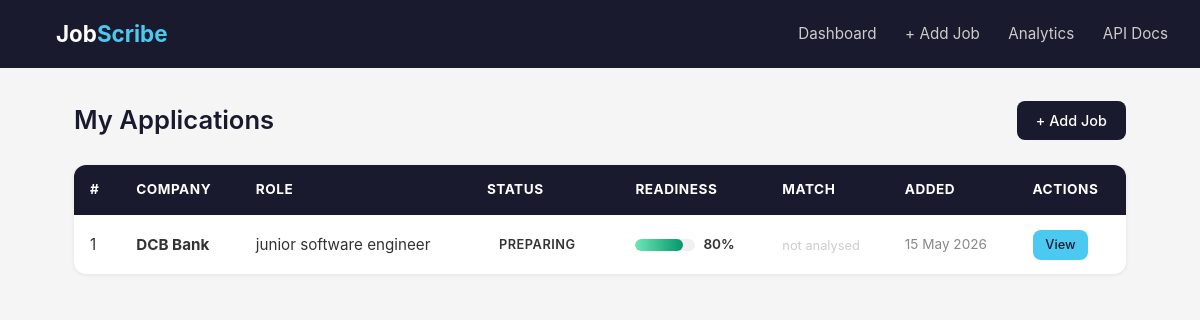
Before: / with the older database file.
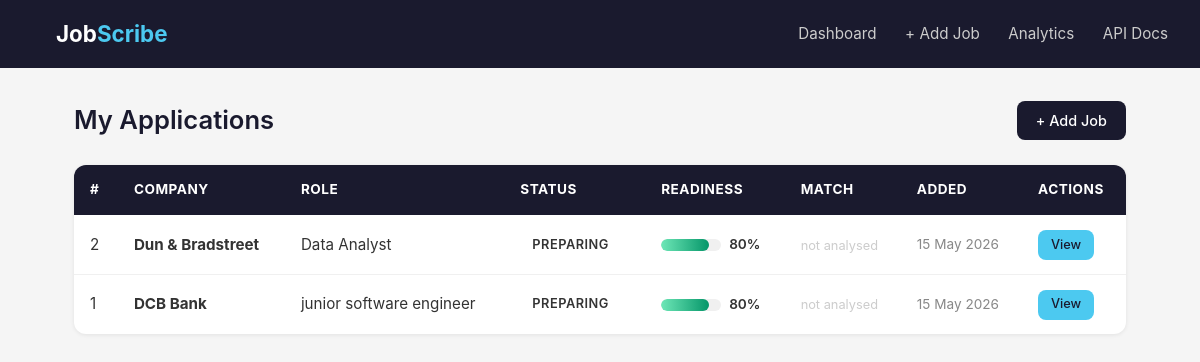
After: the same page with the newer database file.
### app/models.py (models this page shows)
class Job(Base):
    __tablename__ = "jobs"
    id              = Column(Integer, primary_key=True, index=True)
    company         = Column(String(100), nullable=False)
    role            = Column(String(100), nullable=False)
    status          = Column(String(20), default="interested")  # V2: starts as interested
    job_url         = Column(String(500), nullable=True)
    jd_text         = Column(Text, nullable=True)
    resume_path     = Column(String(500), nullable=True)
    analysis        = Column(Text, nullable=True)               # V1 skill gap analysis
    notes           = Column(String(500), nullable=True)
    readiness_score = Column(Integer, nullable=True)            # V2: latest readiness %
    applied_at      = Column(DateTime, default=datetime.utcnow)
    assessments      = relationship("ReadinessAssessment", back_populates="job",
                                    cascade="all, delete-orphan")
    roadmap          = relationship("PrepRoadmap", back_populates="job",
                                    uselist=False, cascade="all, delete-orphan")
    questions        = relationship("InterviewQuestion", back_populates="job",
                                    cascade="all, delete-orphan")

### app/main.py (the view)
@app.get("/", response_class=HTMLResponse)
def dashboard(request: Request):
    db = SessionLocal()
    try:
        all_jobs = db.query(Job).order_by(Job.applied_at.desc()).all()
    finally:
        db.close()
    return templates.TemplateResponse(
        request=request,
        name="dashboard.html",
        context={"jobs": all_jobs}
    )

### templates/dashboard.html (shortened to what this page needs)
{% extends "base.html" %}
{% block content %}
<div style="display:flex; justify-content:space-between;
            align-items:center; margin-bottom:1.5rem;">
    <h1 class="page-title" style="margin-bottom:0;">My Applications</h1>
    <a href="/add-job" class="btn btn-primary">+ Add Job</a>
</div>
{% if jobs %}
<table>
    <thead>
        <tr>
            <th>#</th>
            <th>Company</th>
            <th>Role</th>
            <th>Status</th>
            <th>Readiness</th>
            <th>Match</th>
            <th>Added</th>
            <th>Actions</th>
        </tr>
    </thead>
    <tbody>
        {% for job in jobs %}
        <tr>
            <td>{{ job.id }}</td>
            <td><strong>{{ job.company }}</strong></td>
            <td>{{ job.role }}</td>
            <td>
                <span class="badge badge-{{ job.status }}">
                    {{ job.status }}
                </span>
            </td>
            <td>
                {% if job.readiness_score %}
                    <div style="display:flex; align-items:center; gap:0.5rem;">
                        <div class="score-bar-track" style="width:60px;">
                            <div class="score-bar-fill"
                                 style="width:{{ job.readiness_score }}%;
                                 background:
                                 {% if job.readiness_score >= 70 %}
                                     linear-gradient(90deg,#6ee7b7,#059669)
                                 {% elif job.readiness_score >= 50 %}
                                     linear-gradient(90deg,#fcd34d,#d97706)
                                 {% else %}
                                     linear-gradient(90deg,#fca5a5,#dc2626)
                                 {% endif %}">
                            </div>
                        </div>
                        <span style="font-size:0.85rem; font-weight:600;">
                            {{ job.readiness_score }}%
                        </span>
                    </div>
                {% else %}
                    <span style="color:#ccc; font-size:0.8rem;">not assessed</span>
                {% endif %}
            </td>
            <td>
                {% if job.analysis %}
                    {% set analysis = job.analysis | fromjson %}
                    <div style="display:flex; align-items:center; gap:0.5rem;">
                        <div class="score-bar-track" style="width:60px;">
                            <div class="score-bar-fill"
                                 style="width:{{ analysis.match_score }}%">
                            </div>
                        </div>
                        <span style="font-size:0.85rem; font-weight:600;">
                            {{ analysis.match_score }}%
                        </span>
                    </div>
                {% else %}
                    <span style="color:#ccc; font-size:0.8rem;">not analysed</span>
                {% endif %}
            </td>
            <td style="color:#888; font-size:0.85rem;">
                {{ job.applied_at.strftime('%d %b %Y') }}
            </td>
            <td>
                <a href="/jobs/{{ job.id }}/detail"
                   class="btn btn-blue"
                   style="font-size:0.8rem; padding:0.3rem 0.8rem;">
                    View
                </a>
            </td>
        </tr>
        {% endfor %}
    </tbody>
</table>
{% endif %}
{% endblock %}

### templates/base.html (shortened to what this page needs)
<!DOCTYPE html>
<html lang="en">
<head>
</head>
<body>
    <nav>
        <a href="/" class="brand">Job<span>Scribe</span></a>
        <div>
            <a href="/">Dashboard</a>
            <a href="/add-job">+ Add Job</a>
            <a href="/analytics">Analytics</a>
            <a href="/docs">API Docs</a>
        </div>
    </nav>
    <div class="container">
        {% block content %}{% endblock %}
    </div>
</body>
</html>

### templates/base.html (style rules this page uses)
* { margin: 0; padding: 0; box-sizing: border-box; }
body { font-family: -apple-system, BlinkMacSystemFont, 'Segoe UI', sans-serif; background: #f5f5f5; color: #333; line-height: 1.6; }
nav { background: #1a1a2e; padding: 1rem 2rem; display: flex; align-items: center; justify-content: space-between; }
nav .brand { color: #fff; font-size: 1.4rem; font-weight: 700; text-decoration: none; }
nav .brand span { color: #4cc9f0; }
nav a { color: #ccc; text-decoration: none; margin-left: 1.5rem; font-size: 0.95rem; transition: color 0.2s; }
.container { max-width: 1100px; margin: 2rem auto; padding: 0 1.5rem; }
.page-title { font-size: 1.6rem; font-weight: 600; margin-bottom: 1.5rem; color: #1a1a2e; }
.badge { display: inline-block; padding: 0.25rem 0.75rem; border-radius: 20px; font-size: 0.8rem; font-weight: 600; text-transform: uppercase; letter-spacing: 0.5px; }
.btn { display: inline-block; padding: 0.5rem 1.2rem; border-radius: 8px; font-size: 0.9rem; font-weight: 500; cursor: pointer; text-decoration: none; border: none; transition: opacity 0.2s; }
.btn-primary { background: #1a1a2e; color: #fff; }
.btn-blue { background: #4cc9f0; color: #1a1a2e; }
table { width: 100%; border-collapse: collapse; background: #fff; border-radius: 12px; overflow: hidden; box-shadow: 0 1px 4px rgba(0,0,0,0.08); }
th { background: #1a1a2e; color: #fff; padding: 0.9rem 1rem; text-align: left; font-size: 0.85rem; text-transform: uppercase; letter-spacing: 0.5px; }
td { padding: 0.9rem 1rem; border-bottom: 1px solid #f0f0f0; font-size: 0.95rem; }
tr:last-child td { border-bottom: none; }
.score-bar-track { background: #f0f0f0; border-radius: 10px; height: 12px; width: 100%; overflow: hidden; }
.score-bar-fill { height: 100%; border-radius: 10px; background: linear-gradient(90deg, #4cc9f0, #1a1a2e); transition: width 0.6s ease; }

Changed rows visible on the page:
added Job: id "2", company "Dun & Bradstreet", role "Data Analyst", status "PREPARING", readiness_score "80", shows "not analysed", applied_at "15 May 2026"
